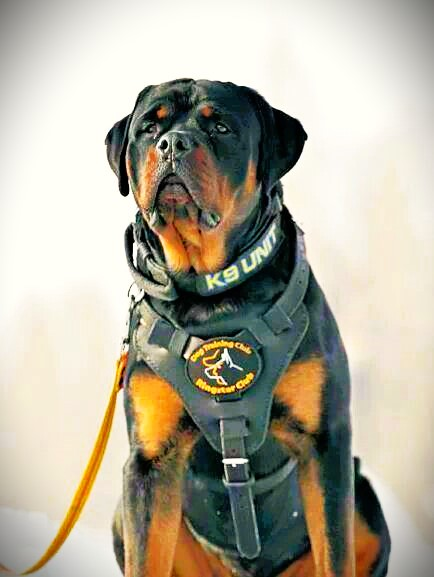
#> input picture imageFiltering(mean, median, max, min, weightedAverage)/rott.jpg, 434 x 577 px
$ python assignment10.py
#> lines starting #> are read from the running program, lines starting #| are printed output that depends on the picture
import cv2
import numpy as np
import matplotlib.pyplot as plt


def mean(img):
    h, w = img.shape
    kernel = np.ones([3, 3], dtype=int)
    kernel = kernel/9
    img_new = np.zeros([h, w], dtype=np.uint8)

    for i in range(1, h-1):
        for j in range(1, w-1):
            temp = (img[i-1][j-1]*kernel[0, 0]+img[i-1][j]*kernel[0, 1]+img[i-1][j+1]*kernel[0, 2]+img[i][j-1]*kernel[1, 0]+img[i][j]*kernel[1, 1]+img[i][j+1]*kernel[1, 2]+img[i+1][j-1]*kernel[2, 0]+img[i+1][j]*kernel[2, 1]+img[i+1][j+1]*kernel[2, 2])
            img_new[i][j] = temp

    return img_new


def median(img):
    h, w = img.shape
    img_new = np.zeros([h, w], dtype=np.uint8)
    for i in range(1, h-1):
        for j in range(1, w-1):
            temp = [img[i-1, j-1], img[i-1, j], img[i-1, j+1], img[i, j-1], img[i, j], img[i, j+1], img[i+1, j-1], img[i + 1, j], img[i+1, j+1]]
            temp = sorted(temp)
            img_new[i, j] = temp[4]
    return img_new


def max1(img):
    h, w = img.shape
    img_new = np.zeros([h, w], dtype=np.uint8)
    for i in range(1, h-1):
        for j in range(1, w-1):
            temp = [img[i-1, j-1], img[i-1, j], img[i-1, j+1], img[i, j-1], img[i, j], img[i, j+1], img[i+1, j-1], img[i+1, j], img[i+1, j+1]]
            temp = max(temp)
            img_new[i, j] = temp
    return img_new


def min1(img):
    h, w = img.shape
    img_new = np.zeros([h, w], dtype=np.uint8)
    for i in range(1, h-1):
        for j in range(1, w-1):
            temp = [img[i-1, j-1], img[i-1, j], img[i-1, j+1], img[i, j-1], img[i, j], img[i, j+1], img[i+1, j-1], img[i+1, j], img[i+1, j+1]]
            temp = min(temp)                       # use min(temp) for minimum filter
            img_new[i, j] = temp
    return img_new


def weighted_avg(kernal, img):
    m = int(np.floor(len(kernal) / 2))
    n = int(np.floor(len(list(zip(*kernal)))) / 2)
    k = np.sum(kernal)
    #print(k)
    rows, cols = img.shape
    blurred_img = np.zeros((rows, cols), np.uint8)
    for i in range(m, rows - m):
        for j in range(n, cols - n):
            sum = 0
            for x in range(-m, m + 1, 1):
                for y in range(-n, n + 1, 1):
                    sum = sum + (img[i + x, j + y] * kernal[m - x][n - y])
            sum = sum / k
            blurred_img[i, j] = sum
    return blurred_img


img = cv2.imread('rott.jpg', 0)
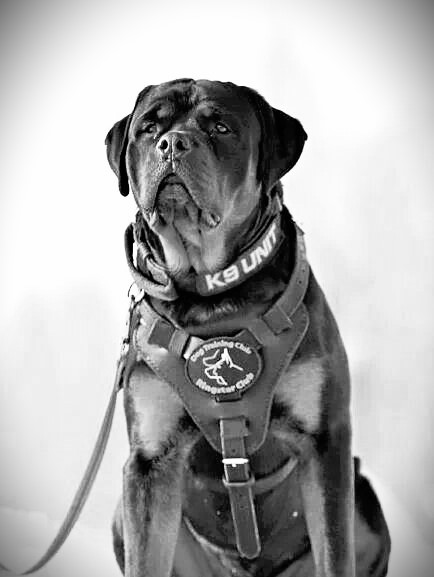
#> img: shape (577, 434); min 0, max 255, mean 173
kernal1 = [[1, 2, 1], [2, 4, 2], [1, 2, 1]]

weighted_avg = weighted_avg(kernal1, img)
mean = mean(img)
#> after the loop in mean, `for i in range(1, h-1):`:
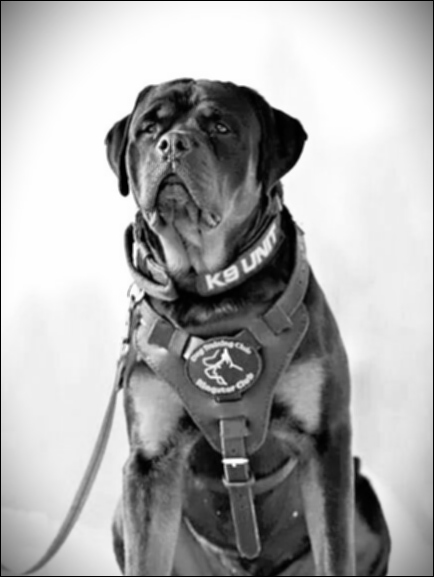
#> img_new: shape (577, 434); min 0, max 254, mean 171
median = median(img)
max1 = max1(img)
#> after the loop in max1, `for i in range(1, h-1):`:
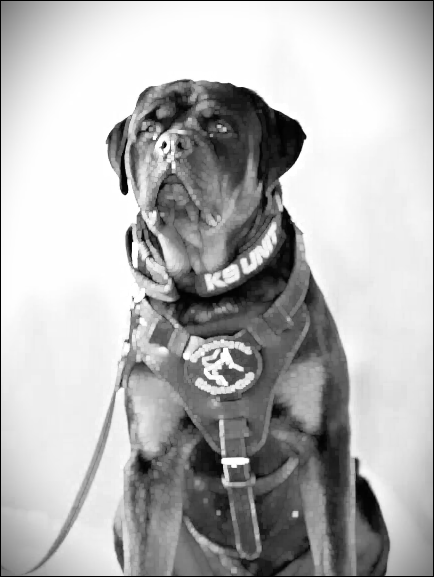
#> img_new: shape (577, 434); min 0, max 255, mean 180.5
min1 = min1(img)
#> after the loop in min1, `for i in range(1, h-1):`:
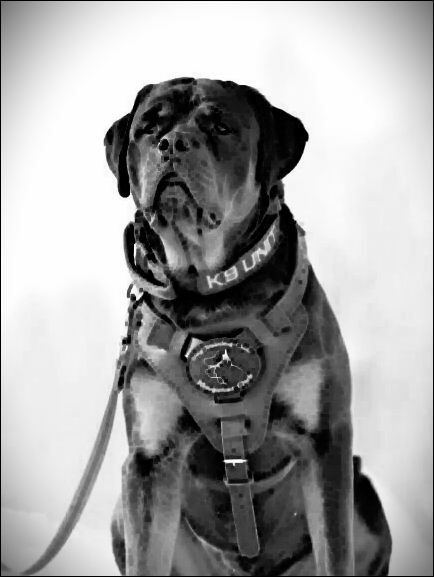
#> img_new: shape (577, 434); min 0, max 254, mean 162.4

fig = plt.figure(figsize=(16, 10))
plt_x = 2
plt_y = 3
fig.add_subplot(plt_x, plt_y, 1)
plt.imshow(img, cmap="gray")
plt.axis("off")
plt.title("original grey image")

fig.add_subplot(plt_x, plt_y, 2)
plt.imshow(mean, cmap="gray")
plt.axis("off")
plt.title("mean image")

fig.add_subplot(plt_x, plt_y, 3)
plt.imshow(median, cmap="gray")
plt.axis("off")
plt.title("median image")

fig.add_subplot(plt_x, plt_y, 4)
plt.imshow(max1, cmap="gray")
plt.axis("off")
plt.title("max image")

fig.add_subplot(plt_x, plt_y, 5)
plt.imshow(min1, cmap="gray")
plt.axis("off")
plt.title("min image")

fig.add_subplot(plt_x, plt_y, 6)
plt.imshow(weighted_avg, cmap="gray")
plt.axis("off")
plt.title("weighted average image")

plt.show()
